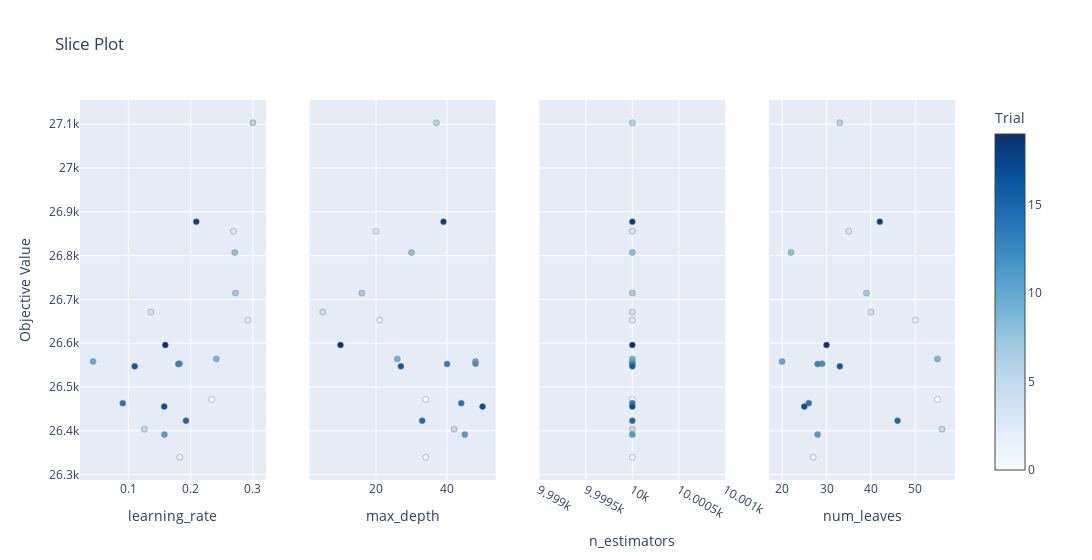

This figure's notebook cell:
### Code cell
optuna.visualization.plot_slice(study)

### Figure 1 — Plotly figure (JSON) as saved in the notebook; plotly's stock layout.template omitted (floating-point values rounded to 4 significant figures)
{"data": [{"marker": {"color": [0, 1, 2, 3, 4, 5, 6, 7, 8, 9, 10, 11, 12, 13, 14, 15, 16, 17, 18, 19], "colorbar": {"title": {"text": "Trial"}, "x": 1, "xpad": 40}, "colorscale": [[0, "rgb(247,251,255)"], [0.125, "rgb(222,235,247)"], [0.25, "rgb(198,219,239)"], [0.375, "rgb(158,202,225)"], [0.5, "rgb(107,174,214)"], [0.625, "rgb(66,146,198)"], [0.75, "rgb(33,113,181)"], [0.875, "rgb(8,81,156)"], [1, "rgb(8,48,107)"]], "line": {"color": "Grey", "width": 0.5}, "showscale": true}, "mode": "markers", "showlegend": false, "type": "scatter", "x": [0.2337, 0.1827, 0.2918, 0.2686, 0.1361, 0.1258, 0.2999, 0.272, 0.2708, 0.2412, 0.04343, 0.1579, 0.1822, 0.1803, 0.09108, 0.1925, 0.1103, 0.1576, 0.2091, 0.1594], "xaxis": "x", "y": [26470.0, 26340.0, 26650.0, 26860.0, 26670.0, 26400.0, 27100.0, 26710.0, 26810.0, 26560.0, 26560.0, 26390.0, 26550.0, 26550.0, 26460.0, 26420.0, 26550.0, 26460.0, 26880.0, 26600.0], "yaxis": "y"}, {"marker": {"color": [0, 1, 2, 3, 4, 5, 6, 7, 8, 9, 10, 11, 12, 13, 14, 15, 16, 17, 18, 19], "colorbar": {"title": {"text": "Trial"}, "x": 1, "xpad": 40}, "colorscale": [[0, "rgb(247,251,255)"], [0.125, "rgb(222,235,247)"], [0.25, "rgb(198,219,239)"], [0.375, "rgb(158,202,225)"], [0.5, "rgb(107,174,214)"], [0.625, "rgb(66,146,198)"], [0.75, "rgb(33,113,181)"], [0.875, "rgb(8,81,156)"], [1, "rgb(8,48,107)"]], "line": {"color": "Grey", "width": 0.5}, "showscale": false}, "mode": "markers", "showlegend": false, "type": "scatter", "x": [34, 34, 21, 20, 5, 42, 37, 16, 30, 26, 48, 45, 48, 40, 44, 33, 27, 50, 39, 10], "xaxis": "x2", "y": [26470.0, 26340.0, 26650.0, 26860.0, 26670.0, 26400.0, 27100.0, 26710.0, 26810.0, 26560.0, 26560.0, 26390.0, 26550.0, 26550.0, 26460.0, 26420.0, 26550.0, 26460.0, 26880.0, 26600.0], "yaxis": "y2"}, {"marker": {"color": [0, 1, 2, 3, 4, 5, 6, 7, 8, 9, 10, 11, 12, 13, 14, 15, 16, 17, 18, 19], "colorbar": {"title": {"text": "Trial"}, "x": 1, "xpad": 40}, "colorscale": [[0, "rgb(247,251,255)"], [0.125, "rgb(222,235,247)"], [0.25, "rgb(198,219,239)"], [0.375, "rgb(158,202,225)"], [0.5, "rgb(107,174,214)"], [0.625, "rgb(66,146,198)"], [0.75, "rgb(33,113,181)"], [0.875, "rgb(8,81,156)"], [1, "rgb(8,48,107)"]], "line": {"color": "Grey", "width": 0.5}, "showscale": false}, "mode": "markers", "showlegend": false, "type": "scatter", "x": [10000, 10000, 10000, 10000, 10000, 10000, 10000, 10000, 10000, 10000, 10000, 10000, 10000, 10000, 10000, 10000, 10000, 10000, 10000, 10000], "xaxis": "x3", "y": [26470.0, 26340.0, 26650.0, 26860.0, 26670.0, 26400.0, 27100.0, 26710.0, 26810.0, 26560.0, 26560.0, 26390.0, 26550.0, 26550.0, 26460.0, 26420.0, 26550.0, 26460.0, 26880.0, 26600.0], "yaxis": "y3"}, {"marker": {"color": [0, 1, 2, 3, 4, 5, 6, 7, 8, 9, 10, 11, 12, 13, 14, 15, 16, 17, 18, 19], "colorbar": {"title": {"text": "Trial"}, "x": 1, "xpad": 40}, "colorscale": [[0, "rgb(247,251,255)"], [0.125, "rgb(222,235,247)"], [0.25, "rgb(198,219,239)"], [0.375, "rgb(158,202,225)"], [0.5, "rgb(107,174,214)"], [0.625, "rgb(66,146,198)"], [0.75, "rgb(33,113,181)"], [0.875, "rgb(8,81,156)"], [1, "rgb(8,48,107)"]], "line": {"color": "Grey", "width": 0.5}, "showscale": false}, "mode": "markers", "showlegend": false, "type": "scatter", "x": [55, 27, 50, 35, 40, 56, 33, 39, 22, 55, 20, 28, 29, 28, 26, 46, 33, 25, 42, 30], "xaxis": "x4", "y": [26470.0, 26340.0, 26650.0, 26860.0, 26670.0, 26400.0, 27100.0, 26710.0, 26810.0, 26560.0, 26560.0, 26390.0, 26550.0, 26550.0, 26460.0, 26420.0, 26550.0, 26460.0, 26880.0, 26600.0], "yaxis": "y4"}], "layout": {"title": {"text": "Slice Plot"}, "width": 1200, "xaxis": {"anchor": "y", "domain": [0, 0.2125], "title": {"text": "learning_rate"}}, "xaxis2": {"anchor": "y2", "domain": [0.2625, 0.475], "title": {"text": "max_depth"}}, "xaxis3": {"anchor": "y3", "domain": [0.525, 0.7375], "title": {"text": "n_estimators"}}, "xaxis4": {"anchor": "y4", "domain": [0.7875, 1], "title": {"text": "num_leaves"}}, "yaxis": {"anchor": "x", "domain": [0, 1], "title": {"text": "Objective Value"}}, "yaxis2": {"anchor": "x2", "domain": [0, 1], "matches": "y", "showticklabels": false}, "yaxis3": {"anchor": "x3", "domain": [0, 1], "matches": "y", "showticklabels": false}, "yaxis4": {"anchor": "x4", "domain": [0, 1], "matches": "y", "showticklabels": false}}}
